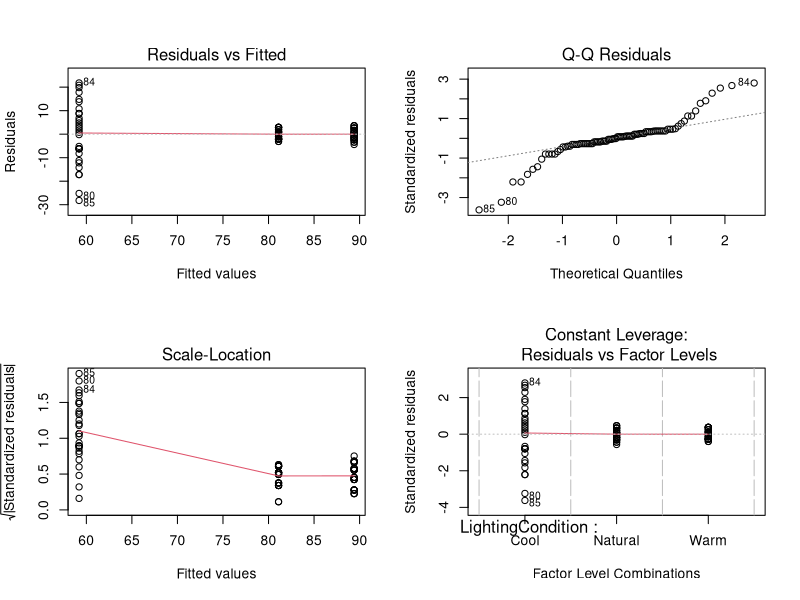
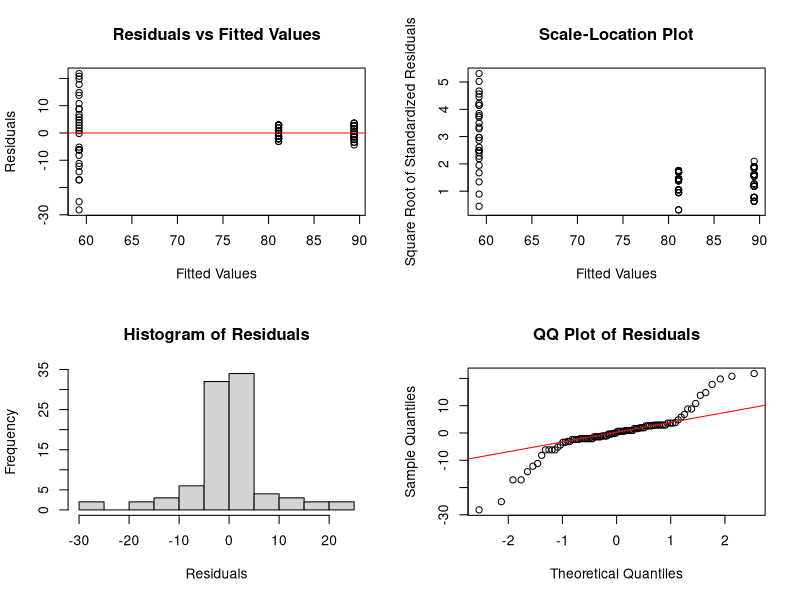
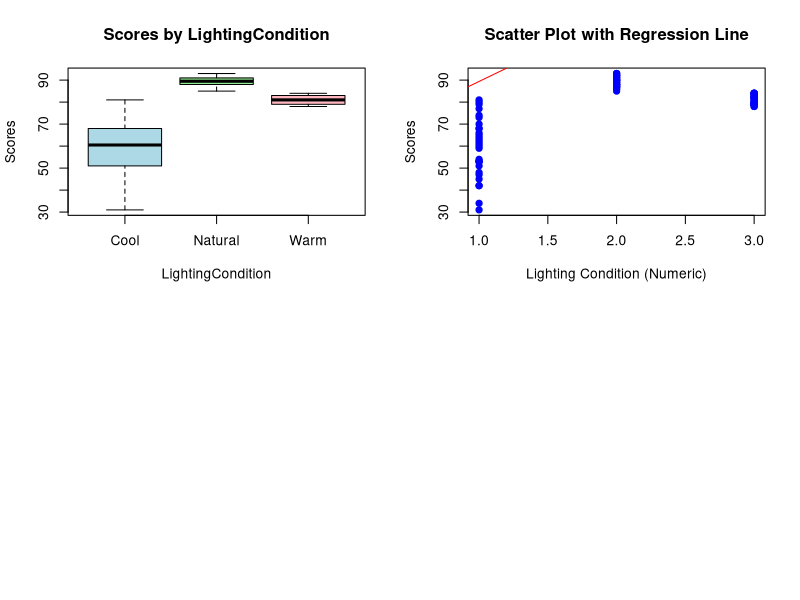

Here is the R script that generated these plots, in order:
# Load the required dataset
fff <- read.csv("reading_score.csv", sep = ",")
# Display the dataset to confirm its structure
print(fff)


# Create a simple linear regression model to analyze the effect of 'LightingCondition' on 'Scores'
modelRead <- lm(Scores ~ LightingCondition, data = fff)
summary(modelRead)  # Provide a detailed summary of the model


# Data transformation: Adding binary variables to represent categorical levels of 'LightingCondition'
dataRead2 <- fff  # Copy the original dataset for transformations
dataRead2$Light1 <- ifelse(dataRead2$LightingCondition == "Warm", 1, 0)  # Indicator for "Warm" condition
dataRead2$Light2 <- ifelse(dataRead2$LightingCondition == "Cool", 1, 0)  # Indicator for "Cool" condition
print(dataRead2)  # Verify the updated dataset

# Handle missing values (if any) in the binary variables
dataRead2$Light1[is.na(dataRead2$Light1)] <- 0
dataRead2$Light2[is.na(dataRead2$Light2)] <- 0
print(dataRead2)  # Confirm missing values are replaced


# Recreate binary variables to ensure consistency (for demonstration)
dataRead2$Light1 <- ifelse(dataRead2$LightingCondition == "Warm", 1, 0)
dataRead2$Light2 <- ifelse(dataRead2$LightingCondition == "Cool", 1, 0)
print(dataRead2)  # Re-verify the dataset structure

# Building a regression model including the binary variables and the categorical predictor
modelRead <- lm(Scores ~ LightingCondition + Light1 + Light2, data = dataRead2)
summary(modelRead)  # Review the model summary for additional predictors

# Generating sequences of zeros for Light1 and Light2 (used for testing)
dataRead2$Light1 <- seq(0, 0, length.out = nrow(dataRead2))
dataRead2$Light2 <- seq(0, 0, length.out = nrow(dataRead2))
attach(dataRead2)  # Attach the dataframe for simplified variable referencing


# Updating the regression model with the new structure
modelRead <- lm(Scores ~ LightingCondition + Light1 + Light2, data = dataRead2)
summary(modelRead)

# Treat 'LightingCondition' as a factor to ensure proper handling in the model
dataRead2$LightingCondition <- as.factor(dataRead2$LightingCondition)
modelRead <- lm(Scores ~ LightingCondition + Light1 + Light2, data = dataRead2)
summary(modelRead)

# Calculate Covariance between LightingCondition and Scores
# Convert 'LightingCondition' to numeric for covariance calculation
dataRead2$LightingCondition_numeric <- ifelse(dataRead2$LightingCondition == "Warm", 1,
                                              ifelse(dataRead2$LightingCondition == "Cool", 2, 3))  # 1: Warm, 2: Cool, 3: Natural

# Calculate Covariance between LightingCondition and Scores
covariance <- cov(dataRead2$LightingCondition_numeric, dataRead2$Scores)
print(covariance)

# Build the model to analyze the effect of 'LightingCondition' alone on 'Scores'
modelRead <- lm(Scores ~ LightingCondition, data = dataRead2)
summary(modelRead)

# Prediction on new data
# Predict Scores for specific Lighting Conditions
new_cool <- data.frame(LightingCondition = factor("Cool", levels = levels(dataRead2$LightingCondition)))
new_warm <- data.frame(LightingCondition = factor("Warm", levels = levels(dataRead2$LightingCondition)))
new_natural <- data.frame(LightingCondition = factor("Natural", levels = levels(dataRead2$LightingCondition)))

# Perform predictions
predicted_cool <- predict(modelRead, newdata = new_cool)
predicted_warm <- predict(modelRead, newdata = new_warm)
predicted_natural <- predict(modelRead, newdata = new_natural)

# Display predictions
print(predicted_cool)
print(predicted_warm)
print(predicted_natural)


# Confidence Intervals and Hypothesis Test
confint(modelRead, level = 0.95)  # 95% Confidence Intervals for coefficients


# ANOVA Test
anova(modelRead)

# Regression Diagnostics
# Diagnostic Plots
par(mfrow = c(2, 2))  # Set up a 2x2 grid for diagnostic plots
plot(modelRead)

# Residual Analysis
# Extract residuals and fitted values
residuals <- residuals(modelRead)
fitted_values <- fitted(modelRead)

# Residual plots
plot(fitted_values, residuals, main = "Residuals vs Fitted Values", xlab = "Fitted Values", ylab = "Residuals")
abline(h = 0, col = "red")

# Scale-Location Plot
plot(fitted_values, sqrt(abs(residuals)),
     xlab = "Fitted Values",
     ylab = "Square Root of Standardized Residuals",
     main = "Scale-Location Plot")
abline(h = 0, col = "red")

# Histogram of residuals
hist(residuals, main = "Histogram of Residuals", xlab = "Residuals", breaks = 10)

# Normality test for residuals
qqnorm(residuals, main = "QQ Plot of Residuals")
qqline(residuals, col = "red")


# Testing Normality of Residuals
# Perform Kolmogorov-Smirnov test
ks_test <- ks.test(residuals, "pnorm", mean(residuals), sd(residuals))
print(ks_test)

# Null hypothesis: Residuals are normally distributed
if (ks_test$p.value > 0.05) {
    print("Fail to reject the null hypothesis: Residuals are normally distributed.")
} else {
    print("Reject the null hypothesis: Residuals are not normally distributed.")
}


# Advanced Analysis: Correlation
# Correlation analysis between LightingCondition and Scores is not applicable as LightingCondition is categorical.
# If needed, create binary variables for conditions:
dataRead2$Warm <- ifelse(dataRead2$LightingCondition == "Warm", 1, 0)
dataRead2$Cool <- ifelse(dataRead2$LightingCondition == "Cool", 1, 0)
dataRead2$Natural <- ifelse(dataRead2$LightingCondition == "Natural", 1, 0)

# Calculate correlations (only for numeric variables)
cor_matrix <- cor(dataRead2[, c("Scores", "Warm", "Cool", "Natural")])
print(cor_matrix)


# Visualizing Relationships
# Scatter plots for Scores vs Lighting Conditions
boxplot(Scores ~ LightingCondition, data = dataRead2, main = "Scores by LightingCondition",
        xlab = "LightingCondition", ylab = "Scores", col = c("lightblue", "lightgreen", "lightpink"))

# Overlaying regression lines on scatter plots
plot(dataRead2$Scores ~ as.numeric(dataRead2$LightingCondition), main = "Scatter Plot with Regression Line",
     xlab = "Lighting Condition (Numeric)", ylab = "Scores", pch = 19, col = "blue")
abline(modelRead, col = "red")